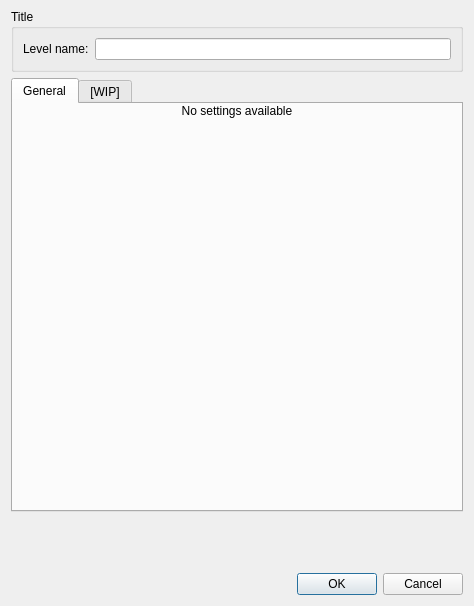
<?xml version="1.0" encoding="UTF-8"?>
<ui version="4.0">
 <class>LevelProps</class>
 <widget class="QDialog" name="LevelProps">
  <property name="windowModality">
   <enum>Qt::WindowModal</enum>
  </property>
  <property name="geometry">
   <rect>
    <x>0</x>
    <y>0</y>
    <width>474</width>
    <height>606</height>
   </rect>
  </property>
  <property name="sizePolicy">
   <sizepolicy hsizetype="Preferred" vsizetype="Preferred">
    <horstretch>0</horstretch>
    <verstretch>0</verstretch>
   </sizepolicy>
  </property>
  <property name="minimumSize">
   <size>
    <width>350</width>
    <height>0</height>
   </size>
  </property>
  <property name="contextMenuPolicy">
   <enum>Qt::NoContextMenu</enum>
  </property>
  <property name="windowTitle">
   <string>Level Properties</string>
  </property>
  <property name="windowIcon">
   <iconset resource="../../_resources/editor.qrc">
    <normaloff>:/lvl16.png</normaloff>
    <normalon>:/lvl16.png</normalon>
    <activeoff>:/lvl16.png</activeoff>
    <activeon>:/lvl16.png</activeon>
    <selectedon>:/lvl16.png</selectedon>:/lvl16.png</iconset>
  </property>
  <property name="locale">
   <locale language="English" country="UnitedStates"/>
  </property>
  <property name="modal">
   <bool>false</bool>
  </property>
  <layout class="QGridLayout" name="gridLayout">
   <property name="sizeConstraint">
    <enum>QLayout::SetDefaultConstraint</enum>
   </property>
   <property name="topMargin">
    <number>9</number>
   </property>
   <item row="2" column="0">
    <spacer name="verticalSpacer_3">
     <property name="orientation">
      <enum>Qt::Vertical</enum>
     </property>
     <property name="sizeHint" stdset="0">
      <size>
       <width>20</width>
       <height>40</height>
      </size>
     </property>
    </spacer>
   </item>
   <item row="1" column="0">
    <widget class="QTabWidget" name="settingsTabs">
     <property name="currentIndex">
      <number>0</number>
     </property>
     <widget class="QWidget" name="generalTab">
      <attribute name="title">
       <string>General</string>
      </attribute>
      <layout class="QVBoxLayout" name="verticalLayout_2" stretch="0,1000">
       <property name="spacing">
        <number>0</number>
       </property>
       <property name="leftMargin">
        <number>0</number>
       </property>
       <property name="topMargin">
        <number>0</number>
       </property>
       <property name="rightMargin">
        <number>0</number>
       </property>
       <property name="bottomMargin">
        <number>9</number>
       </property>
       <item>
        <widget class="QLabel" name="advancedNone">
         <property name="text">
          <string>No settings available</string>
         </property>
         <property name="alignment">
          <set>Qt::AlignCenter</set>
         </property>
         <property name="wordWrap">
          <bool>true</bool>
         </property>
        </widget>
       </item>
       <item>
        <widget class="QFrame" name="advancedSettings">
         <property name="frameShape">
          <enum>QFrame::NoFrame</enum>
         </property>
         <property name="frameShadow">
          <enum>QFrame::Plain</enum>
         </property>
         <layout class="QVBoxLayout" name="verticalLayout"/>
        </widget>
       </item>
      </layout>
     </widget>
     <widget class="QWidget" name="wipTab">
      <attribute name="title">
       <string notr="true">[WIP]</string>
      </attribute>
      <layout class="QGridLayout" name="gridLayout_6">
       <item row="0" column="0">
        <widget class="QGroupBox" name="groupBox">
         <property name="enabled">
          <bool>false</bool>
         </property>
         <property name="title">
          <string>Physics</string>
         </property>
         <layout class="QGridLayout" name="gridLayout_3" columnstretch="0,80">
          <item row="0" column="1">
           <widget class="QComboBox" name="comboBox">
            <item>
             <property name="text">
              <string>Default</string>
             </property>
            </item>
           </widget>
          </item>
          <item row="0" column="0">
           <widget class="QLabel" name="label_2">
            <property name="text">
             <string>Physics type:</string>
            </property>
           </widget>
          </item>
         </layout>
        </widget>
       </item>
       <item row="1" column="0">
        <widget class="QGroupBox" name="groupBox_2">
         <property name="enabled">
          <bool>false</bool>
         </property>
         <property name="title">
          <string>Disable player controls</string>
         </property>
         <layout class="QGridLayout" name="gridLayout_4">
          <item row="4" column="0">
           <widget class="QCheckBox" name="checkBox_5">
            <property name="text">
             <string>Drop</string>
            </property>
           </widget>
          </item>
          <item row="3" column="0">
           <widget class="QCheckBox" name="checkBox_2">
            <property name="text">
             <string>Jump</string>
            </property>
           </widget>
          </item>
          <item row="0" column="0">
           <widget class="QCheckBox" name="checkBox_7">
            <property name="text">
             <string>Left</string>
            </property>
           </widget>
          </item>
          <item row="3" column="1">
           <widget class="QCheckBox" name="checkBox_4">
            <property name="text">
             <string>Alt-Jump</string>
            </property>
           </widget>
          </item>
          <item row="0" column="1">
           <widget class="QCheckBox" name="checkBox_8">
            <property name="text">
             <string>Right</string>
            </property>
           </widget>
          </item>
          <item row="4" column="1">
           <widget class="QCheckBox" name="checkBox_6">
            <property name="text">
             <string>Start</string>
            </property>
           </widget>
          </item>
          <item row="2" column="1">
           <widget class="QCheckBox" name="checkBox_3">
            <property name="text">
             <string>Alt-Run</string>
            </property>
           </widget>
          </item>
          <item row="2" column="0">
           <widget class="QCheckBox" name="checkBox">
            <property name="text">
             <string>Run</string>
            </property>
           </widget>
          </item>
          <item row="1" column="0">
           <widget class="QCheckBox" name="checkBox_9">
            <property name="text">
             <string>Up</string>
            </property>
           </widget>
          </item>
          <item row="1" column="1">
           <widget class="QCheckBox" name="checkBox_10">
            <property name="text">
             <string>Down</string>
            </property>
           </widget>
          </item>
         </layout>
        </widget>
       </item>
       <item row="2" column="0">
        <widget class="QGroupBox" name="groupBox_4">
         <property name="enabled">
          <bool>false</bool>
         </property>
         <property name="title">
          <string>Timer</string>
         </property>
         <layout class="QGridLayout" name="gridLayout_5" columnstretch="0,80">
          <item row="0" column="0">
           <widget class="QCheckBox" name="checkBox_11">
            <property name="text">
             <string>Enable</string>
            </property>
           </widget>
          </item>
          <item row="1" column="1">
           <widget class="QSpinBox" name="spinBox">
            <property name="suffix">
             <string> sec.</string>
            </property>
            <property name="maximum">
             <number>999999999</number>
            </property>
           </widget>
          </item>
          <item row="2" column="1">
           <widget class="QComboBox" name="comboBox_2">
            <item>
             <property name="text">
              <string>Kill all players</string>
             </property>
            </item>
            <item>
             <property name="text">
              <string>Trigger event</string>
             </property>
            </item>
           </widget>
          </item>
          <item row="1" column="0">
           <widget class="QLabel" name="label_3">
            <property name="text">
             <string>Time limit:</string>
            </property>
           </widget>
          </item>
          <item row="2" column="0">
           <widget class="QLabel" name="label_4">
            <property name="text">
             <string>Timer type:</string>
            </property>
           </widget>
          </item>
          <item row="3" column="0">
           <widget class="QLabel" name="label_5">
            <property name="text">
             <string>Event:</string>
            </property>
           </widget>
          </item>
          <item row="3" column="1">
           <widget class="QComboBox" name="comboBox_3"/>
          </item>
         </layout>
        </widget>
       </item>
      </layout>
     </widget>
    </widget>
   </item>
   <item row="0" column="0">
    <widget class="QGroupBox" name="groupBox_3">
     <property name="title">
      <string>Title</string>
     </property>
     <layout class="QGridLayout" name="gridLayout_2">
      <item row="0" column="0">
       <widget class="QLabel" name="label">
        <property name="text">
         <string>Level name:</string>
        </property>
       </widget>
      </item>
      <item row="0" column="1">
       <widget class="QLineEdit" name="LVLPropLevelTitle"/>
      </item>
     </layout>
    </widget>
   </item>
   <item row="3" column="0">
    <widget class="QDialogButtonBox" name="LVLPropButtonBox">
     <property name="orientation">
      <enum>Qt::Horizontal</enum>
     </property>
     <property name="standardButtons">
      <set>QDialogButtonBox::Cancel|QDialogButtonBox::Ok</set>
     </property>
    </widget>
   </item>
  </layout>
 </widget>
 <resources>
  <include location="../../_resources/editor.qrc"/>
 </resources>
 <connections>
  <connection>
   <sender>LVLPropButtonBox</sender>
   <signal>accepted()</signal>
   <receiver>LevelProps</receiver>
   <slot>accept()</slot>
   <hints>
    <hint type="sourcelabel">
     <x>248</x>
     <y>254</y>
    </hint>
    <hint type="destinationlabel">
     <x>157</x>
     <y>274</y>
    </hint>
   </hints>
  </connection>
  <connection>
   <sender>LVLPropButtonBox</sender>
   <signal>rejected()</signal>
   <receiver>LevelProps</receiver>
   <slot>reject()</slot>
   <hints>
    <hint type="sourcelabel">
     <x>316</x>
     <y>260</y>
    </hint>
    <hint type="destinationlabel">
     <x>286</x>
     <y>274</y>
    </hint>
   </hints>
  </connection>
 </connections>
</ui>
